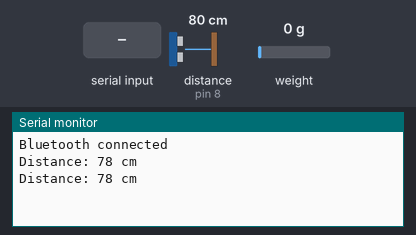
Simulated run of this sketch. Board: Arduino Uno, built with avr-gcc and run on an emulated ATmega328P. On the bench: the last lines printed to the serial monitor. Wiring (inferred from the names in the program): ultrasonic range finder: trigger pin 7; echo pin 8. The test bench sets the inputs (shaded band); at power-on: distance to the obstacle (sensor on pin 8) 80 cm, weight on the scale 0 g. The echo pulse lasts 58.3 µs per cm.

Above: at 2.2 s.
2.3 s: "open;" received over the second serial link
At 3.8 s:
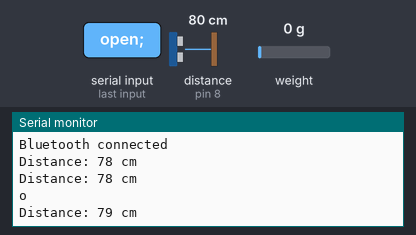
5.5 s: distance to the obstacle (sensor on pin 8) set to 2 cm
At 7.5 s:
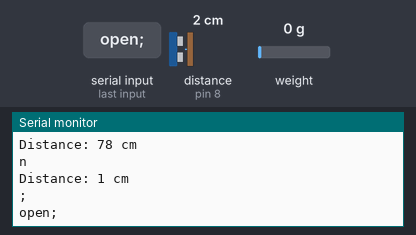
Timing chart, 0 to 9.0 s (numbered marks = the images above; inputs shaded):
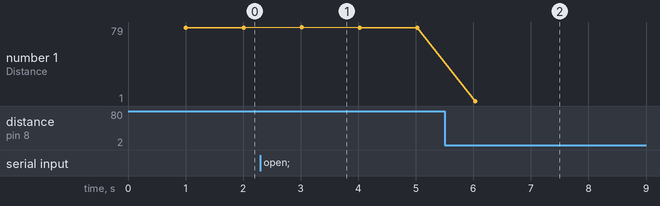

The sketch:

final_design.ino
```cpp
#include <SoftwareSerial.h>
#include <Servo.h>
#include "HX711.h"

SoftwareSerial BTSerial(2,3); // RX, TX
Servo myservo;
HX711 scale;

const int trigPin = 7;
const int echoPin = 8;
const int LOADCELL_DOUT_PIN = 11;
const int LOADCELL_SCK_PIN = 10;
int flag = 0;
const int bowlWeight = 121;
int counter = 0;
int nextNotif = 0;
int load = 200;

int times[] = {0,0,0,0,0,0,0,0,0,0};
const int hours = 19;
const int minutes = 25;
const int initial_time = 1000*3600*(hours+minutes/60);
int curr_time;
long duration; // variables for the ultrasonic sensor
int distance;
int closed = true; // start with the food chamber closed
int pos = 0; // set to start pos
String message = "";
String messageBuffer = "";

void setup(){
  Serial.begin(9600); // set up BT module
  BTSerial.begin(9600);
  Serial.println("Bluetooth connected");
  scale.begin(LOADCELL_DOUT_PIN, LOADCELL_SCK_PIN);
  scale.set_scale(-292.511);
  scale.tare();

  myservo.write(pos); // initial servo pos

  pinMode(trigPin, OUTPUT); // set up ultrasonic
  pinMode(echoPin, INPUT);

}

void loop(){
  curr_time = initial_time + millis();
  for(int i = 0; i < 9; i++){
    if(times[i] == curr_time){
      dispenseFood(load);
    }
  }
  if (BTSerial.available()) {
    flag = BTSerial.read();
    char letter = flag;
    if(flag != 10 && flag != 13 && flag != 0){ // weird characters
      Serial.println(letter);
      messageBuffer += letter;
      if(flag == 59){ // ;
        message = messageBuffer;
        messageBuffer = "";
        Serial.print(message);
      }
    }
  }
  if(message == "open;"){
    dispenseFood(load);
  } else if (message == "add;"){
    if(times[9] == 0){
      // error : FULL
    }
    BTSerial.print("Please enter the hour of the time");
    if (BTSerial.available()) {
      flag = BTSerial.read();
      if(flag != 10 && flag != 13 && flag != 0){ // weird characters
        flag = flag - '0';
      }
    }
    int new_time = flag * 1000 * 3600;
    int arr_pos;
    for(int i = 0; i < 9; i++){
      if(new_time >= times[i] && new_time <= times[i+1]){
        arr_pos = i;
        break;
      }
      arr_pos = 9;
    }
    for(int i = 8; i >= arr_pos; i--){
      times[i+1] = times[i];
    }
    times[arr_pos] = new_time;
  } else if(message == "adjust;"){
    BTSerial.print("Enter the new load");
    if (BTSerial.available()) {
    flag = BTSerial.read();
    char letter = flag;
    if(flag != 10 && flag != 13 && flag != 0){ // weird characters
      Serial.println(letter);
      messageBuffer += letter;
      if(flag == 59){ // ;
        message = messageBuffer;
        messageBuffer = "";
        Serial.print(message);
      }
    }
  }
    load = strtoint(message);
  }
  int dist = getDist(); // activate the ultrasonic sensor
  if(dist < 10){
    counter = counter + 1;
    if(counter >= 5 && millis() > nextNotif){
      BTSerial.print("Your pet is by the pet feeder");
      nextNotif = millis() + 10 * 60 * 1000;
      counter = 0;
    }
  } else {
    counter = 0;
  }
  delay(1000);
}

void dispenseFood(int desiredWeight){
  int scale_reading = scale.read_average(20);
  int weight = scale_reading - bowlWeight;
  do{
    openHatch();
    delay(100);
    closeHatch();
    scale_reading = scale.read_average(20);
    weight = scale_reading - bowlWeight;
  } while(weight < desiredWeight - 50);
}

void openHatch() {
  if(closed == false){
    return;
  }
  for (pos = 0; pos <= 30; pos += 1) { // goes from 0 degrees to 180 degrees
    // in steps of 1 degree
    myservo.write(pos);              // tell servo to go to position in variable 'pos'
    delay(15);                       // waits 15ms for the servo to reach the position
  }
  closed = false;
}

void closeHatch() {
  if(closed == true){
    return;
  }
    for (pos = 30; pos >= 0; pos -= 1) { // goes from 180 degrees to 0 degrees
    myservo.write(pos);              // tell servo to go to position in variable 'pos'
    delay(15);                       // waits 15ms for the servo to reach the position
  }
  closed = true;
}

int getDist(){ // output in cm
  // Clears the trigPin
  digitalWrite(trigPin, LOW);
  delayMicroseconds(2);
  // Sets the trigPin on HIGH state for 10 micro seconds
  digitalWrite(trigPin, HIGH);
  delayMicroseconds(10);
  digitalWrite(trigPin, LOW);
  // Reads the echoPin, returns the sound wave travel time in microseconds
  duration = pulseIn(echoPin, HIGH);
  // Calculating the distance
  distance = duration * 0.034 / 2;
  // Prints the distance on the Serial Monitor
  Serial.print("Distance: ");
  Serial.print(distance);
  Serial.println(" cm");
  return distance;
}

int strtoint(String input){
  int end;
  int i = 0;
  int output = 0;
  while(input[i] != ';'){
    i++;
  }
  end = i-1;
  int count = 0;
  for(int i = end; i>0; i--){
    output = output + pow(10,count) * (input[i] - '0');
    count++;
  }

  return output;
}
```

Measured:
- after the input at 2.3 s, the serial monitor: prints a new line after 0.71 s (image 1)
- after the input at 5.5 s, the serial monitor: prints a new line after 0.53 s (image 2)
- plotted number 1: 78 → 1 after the input at 5.5 s
